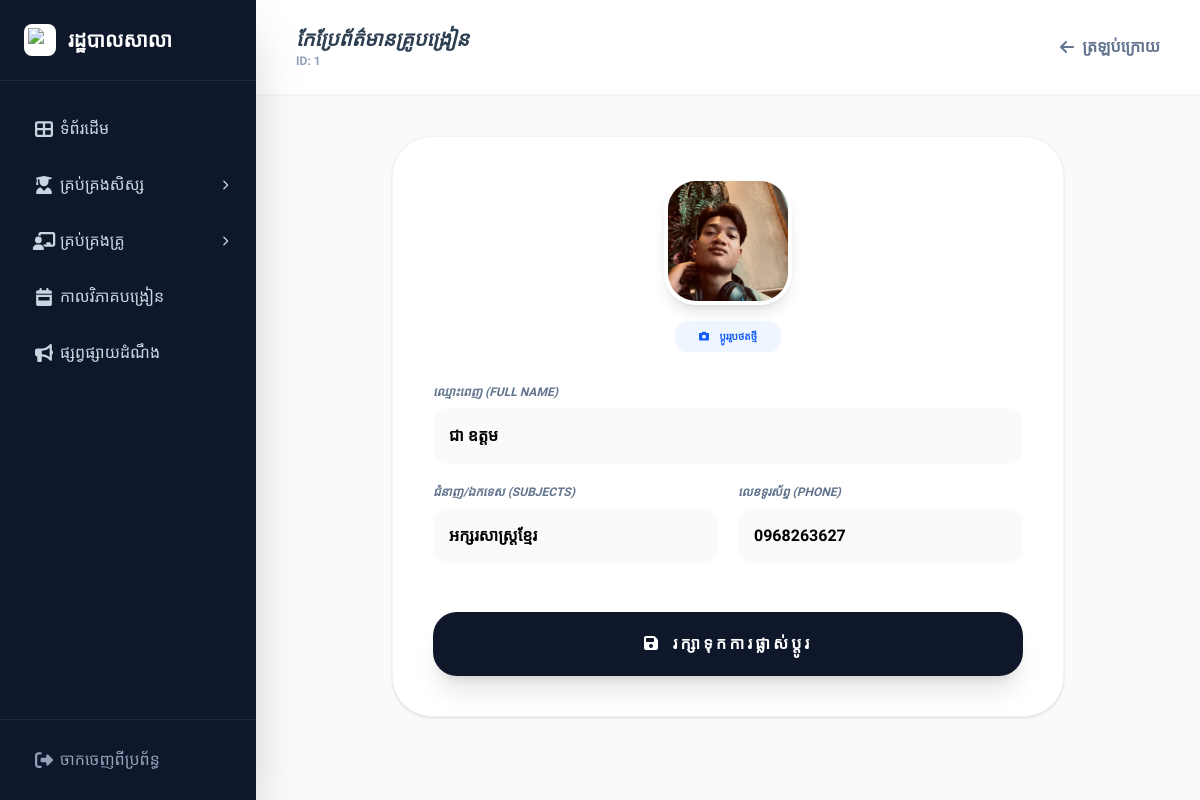
Page /views/staff/edit_teacher.php?id=1 (signed in) on the committed database.
### tables this page shows
CREATE TABLE `teachers` (
  `teacher_id` varchar(50) NOT NULL,
  `user_id` int(11) DEFAULT NULL,
  `full_name` varchar(255) DEFAULT NULL,
  `subjects` varchar(255) DEFAULT NULL,
  `phone` varchar(20) DEFAULT NULL,
  `profile_image` varchar(255) DEFAULT 'default_user.png'
);

CREATE TABLE `users` (
  `id` int(11) NOT NULL,
  `username` varchar(50) NOT NULL,
  `password` varchar(255) NOT NULL,
  `full_name` varchar(100) NOT NULL,
  `email` varchar(255) NOT NULL,
  `role` varchar(20) NOT NULL DEFAULT 'student',
  `created_at` timestamp NOT NULL DEFAULT CURRENT_TIMESTAMP
);

### views/staff/edit_teacher.php (the view, shortened to what this page needs)
<?php
require_once '../../config/db.php';
include '../../includes/header.php';
$t_id = isset($_GET['id']) ? mysqli_real_escape_string($conn, $_GET['id']) : '';
$query = "SELECT t.*, u.full_name, u.id as u_id FROM teachers t
          JOIN users u ON t.user_id = u.id
          WHERE t.teacher_id = '$t_id'";
$result = mysqli_query($conn, $query);
$row = mysqli_fetch_assoc($result);
?>
<div class="flex h-screen w-full bg-[#f8fafc] overflow-hidden font-['Kantumruy_Pro']">
    <?php include '../../includes/sidebar_staff.php'; ?>
    <div class="flex-1 flex flex-col min-w-0 h-full overflow-hidden">
        <header class="bg-white border-b-2 border-slate-100 h-24 flex items-center justify-between px-10 shrink-0">
            <div>
                <h2 class="text-xl font-bold text-slate-800 italic uppercase">កែប្រែព័ត៌មានគ្រូបង្រៀន</h2>
                <p class="text-xs text-slate-400 font-bold">ID: <?= $row['teacher_id'] ?></p>
            </div>
            <a href="teachers_list.php" class="text-slate-500 hover:text-blue-600 font-bold transition flex items-center gap-2">
                <i class="fas fa-arrow-left"></i> ត្រឡប់ក្រោយ
            </a>
        </header>
        <main class="flex-1 overflow-y-auto p-10 custom-scrollbar">
            <div class="max-w-2xl mx-auto">
                <div class="bg-white rounded-[2.5rem] shadow-sm border border-slate-100 p-10">
                    <form action="../../actions/teachers/update.php" method="POST" enctype="multipart/form-data" class="space-y-6">
                        <div class="flex flex-col items-center mb-8">
                            <div id="preview" class="w-32 h-32 rounded-[2rem] border-4 border-white shadow-lg overflow-hidden mb-4 bg-slate-100 flex items-center justify-center">
                                <?php if(!empty($row['profile_image'])): ?>
                                    <img src="../../assets/uploads/teachers/<?= $row['profile_image'] ?>" class="w-full h-full object-cover">
                                <?php else: ?>
                                    <i class="fas fa-user-tie text-4xl text-slate-300"></i>
                                <?php endif; ?>
                            </div>
                            <label class="cursor-pointer bg-blue-50 text-blue-600 px-6 py-2 rounded-xl font-black text-[10px] uppercase hover:bg-blue-100 transition">
                                <i class="fas fa-camera mr-2"></i> ប្តូររូបថតថ្មី
                            </label>
                        </div>
                        <div class="space-y-5">
                            <div>
                                <label class="block text-xs font-black text-slate-500 mb-2 uppercase italic">ឈ្មោះពេញ (Full Name)</label>
                                <input type="text" name="full_name" value="<?= $row['full_name']; ?>" required
                                       class="w-full p-4 bg-slate-50 border-none rounded-2xl font-bold focus:ring-2 focus:ring-blue-500 transition">
                            </div>
                            <div class="grid grid-cols-2 gap-5">
                                <div>
                                    <label class="block text-xs font-black text-slate-500 mb-2 uppercase italic">ជំនាញ/ឯកទេស (Subjects)</label>
                                    <input type="text" name="subjects" value="<?= $row['subjects']; ?>" required
                                           class="w-full p-4 bg-slate-50 border-none rounded-2xl font-bold focus:ring-2 focus:ring-blue-500 transition">
                                </div>
                                <div>
                                    <label class="block text-xs font-black text-slate-500 mb-2 uppercase italic">លេខទូរស័ព្ទ (Phone)</label>
                                    <input type="text" name="phone" value="<?= $row['phone']; ?>" required
                                           class="w-full p-4 bg-slate-50 border-none rounded-2xl font-bold focus:ring-2 focus:ring-blue-500 transition">
                                </div>
                            </div>
                        </div>
                        <div class="pt-6">
                            <button type="submit" class="w-full py-5 bg-slate-900 text-white rounded-[1.5rem] font-black uppercase tracking-[0.2em] hover:bg-blue-600 shadow-xl transition-all active:scale-95">
                                <i class="fas fa-save mr-2"></i> រក្សាទុកការផ្លាស់ប្តូរ
                            </button>
                        </div>
                    </form>
                </div>
            </div>
        </main>
    </div>
</div>
<?php include '../../includes/footer.php'; ?>

### includes/header.php (style rules this page uses)
body { font-family: 'Hanuman', serif; font-size: 16px; }
h1, h2, .sidebar-brand { font-family: 'Hanuman', serif; font-weight: 700; color: #2c3e50; }

### rows in the picture
teachers: teacher_id "1", profile_image (picture), full_name "ជា ឧត្តម", subjects "អក្សរសាស្ត្រខ្មែរ", phone "0968263627"
